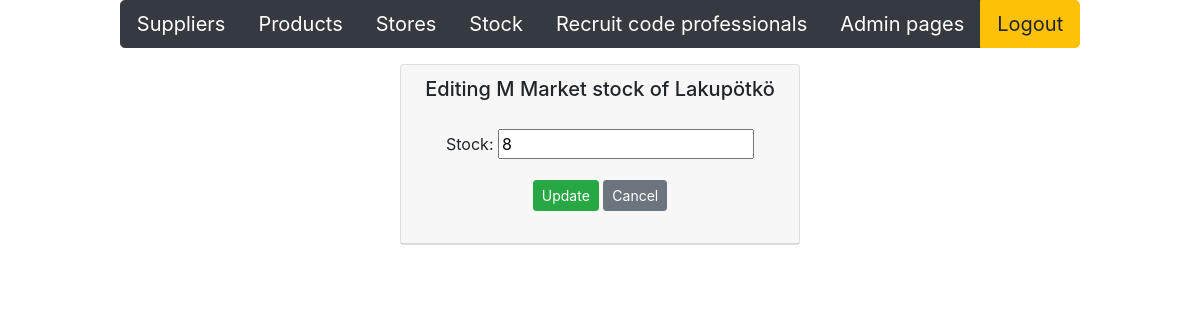
Screenshot of /edit-stock-get/1/ (signed in) with the database file from the repository.
### app/models.py (models this page shows, shortened)
class Stock(models.Model):
    store = models.ForeignKey(Store, on_delete=models.CASCADE)
    product = models.ForeignKey(Product, on_delete=models.CASCADE)
    quantity = models.IntegerField(default=0)

class Store(models.Model):
    storename = models.CharField(max_length = 50, default="kauppa")
    storemanager = models.CharField(max_length = 50, default="henkilö")
    location = models.CharField(max_length = 100, default="sijainti")
    city = models.CharField(max_length = 30, default="kaupunki")

class Product(models.Model):
    productname = models.CharField(max_length = 20, default = "laku")
    packagesize = models.CharField(max_length = 20, default = 3)
    unitprice = models.DecimalField(max_digits=8, decimal_places=2, default=1.00)
    unitsinstock = models.IntegerField(default = 3)
    supplier = models.ForeignKey(Supplier, on_delete=models.CASCADE)

### app/views.py (the view)
# urls.py: path('edit-stock-get/<int:id>/', edit_stock_get),
def edit_stock_get(request, id):
        if not request.user.is_authenticated:
            return render(request, 'loginpage.html')
        else:
            stock = Stock.objects.get(id = id)
            context = {'stock': stock}
            return render (request,"edit_stock.html",context)

### app/templates/edit_stock.html (shortened to what this page needs)
{% extends 'index.html' %}
{% block content %}
<div class="card" style="width: 25rem;">
    <div class="card-header">
        <h5>Editing {{stock.store.storename}} stock of {{stock.product.productname}}</h5>
        <div class="card-body">
            <form method="post" action="/edit-stock-post/{{stock.id}}/">
                <div class="form-group">
                    <label>Stock:</label>
                    <input type="number" min="0" required name="quantity" value={{stock.quantity}}>
                </div>
                <input type="submit" value="Update" class="btn btn-success btn-sm">
                <input type="button" onclick="window.location.href='/stock'" id="hide-btn"
                    class="btn btn-secondary btn-sm" value="Cancel">
            </form>
        </div>
    </div>
</div>
{% endblock %}

### rows the page displays
Stock: store.storename "M Market", product.productname "Lakupötkö", quantity "8"
